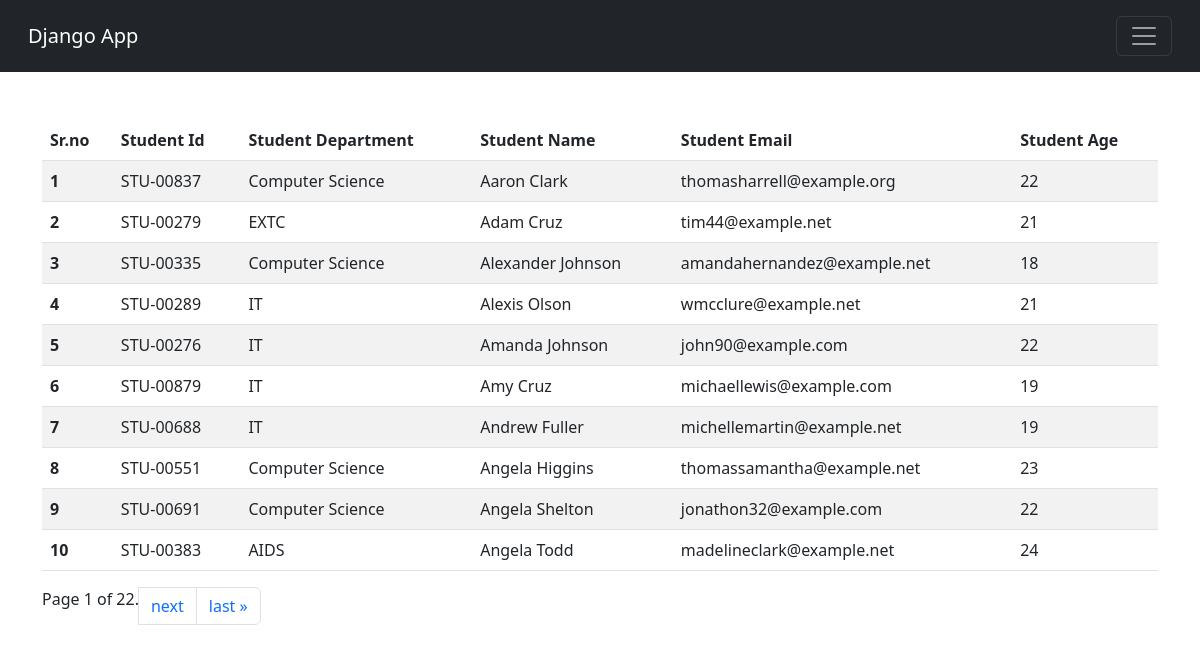
The page /students/ on the database its author committed.
### vegetable/models.py (models this page shows)
class Student(models.Model):
    department = models.ForeignKey(Department, related_name="depart", on_delete=models.CASCADE)
    studentId = models.OneToOneField(StudentID, related_name="studentid", on_delete=models.CASCADE)
    studentName = models.CharField(max_length=100)
    studentEmail = models.EmailField(unique=True)
    studentAge = models.IntegerField(default=1)
    studentAddress = models.TextField()
    def __str__(self) -> str:
        return self.studentName
    class Meta:
        ordering = ['studentName']
        verbose_name = "student"

class StudentID(models.Model):
    studentId = models.CharField(max_length=100)
    def __str__(self) -> str:
        return self.studentId

class Department(models.Model):
    department = models.CharField(max_length=100)
    def __str__(self) -> str:
        return self.department
    class Meta:
        ordering = ['department']

### vegetable/views.py (the view)
# urls.py: path("students/",getStudents, name="StudentPage"),
def getStudents(request):
    querySet = Student.objects.all()
    paginator = Paginator(querySet, 10)  # Show 25 contacts per page.
    page_number = request.GET.get("page", 1)
    page_obj = paginator.get_page(page_number)
    print(page_obj.object_list)
    context = {'querySet' : page_obj }
    return render(request, 'report/students.html', context)

### vegetable/templates/report/students.html (shortened to what this page needs)
{% extends "base.html" %}
{% block start %}
    <div class="container mt-5">
        <table class="table table-striped table-hover">
            <thead>
              <tr>
                <th scope="col">Sr.no</th>
                <th scope="col">Student Id</th>
                <th scope="col">Student Department</th>
                <th scope="col">Student Name</th>
                <th scope="col">Student Email</th>
                <th scope="col">Student Age</th>
              </tr>
            </thead>
            <tbody>
                {% for student in querySet %}
              <tr>
                <th scope="row">{{ forloop.counter }}</th>
                <td>{{student.studentId}}</td>
                <td>{{student.department}}</td>
                <td>{{student.studentName}}</td>
                <td>{{student.studentEmail}}</td>
                <td>{{student.studentAge}}</td>
              </tr>
              {% endfor %}
            </tbody>
            </table>
              <nav aria-label="Page navigation example">
              <ul class="pagination">
                    <span class="current">
                        Page {{ querySet.number }} of {{ querySet.paginator.num_pages }}.
                    </span>
                    {% if querySet.has_next %}
                    <li class="page-item"> <a class="page-link" href="?page={{ querySet.next_page_number }}">next</a></li>
                        <li class="page-item"><a class="page-link" href="?page={{ querySet.paginator.num_pages }}">last &raquo;</a></li>
                    {% endif %}
        </ul>
        </nav>
    </div>
{% endblock %}

### home/templates/base.html (shortened to what this page needs)
<!DOCTYPE html>
<html lang="en">
<head>
    <link href="https://cdn.jsdelivr.net/npm/bootstrap@5.3.0/dist/css/bootstrap.min.css" rel="stylesheet">
</head>
<body>
    <nav class="navbar p-3   bg-dark mb-3" data-bs-theme="dark">
        <div class="container-fluid">
          <a class="navbar-brand">Django App</a>
          <button class="navbar-toggler" type="button" data-bs-toggle="collapse" data-bs-target="#navbarNavDropdown" aria-controls="navbarNavDropdown" aria-expanded="false" aria-label="Toggle navigation">
            <span class="navbar-toggler-icon"></span>
          </button>
        </div>
      </nav>
    {% block start %}
    {% endblock %}
</body>
</html>

### rows shown on the page
Student: studentId "STU-00837", department "Computer Science", studentName "Aaron Clark", studentEmail "thomasharrell@example.org", studentAge "22"
Student: studentId "STU-00279", department "EXTC", studentName "Adam Cruz", studentEmail "tim44@example.net", studentAge "21"
Student: studentId "STU-00335", department "Computer Science", studentName "Alexander Johnson", studentEmail "amandahernandez@example.net", studentAge "18"
Student: studentId "STU-00289", department "IT", studentName "Alexis Olson", studentEmail "wmcclure@example.net", studentAge "21"
Student: studentId "STU-00276", department "IT", studentName "Amanda Johnson", studentEmail "john90@example.com", studentAge "22"
Student: studentId "STU-00879", department "IT", studentName "Amy Cruz", studentEmail "michaellewis@example.com", studentAge "19"
Student: studentId "STU-00688", department "IT", studentName "Andrew Fuller", studentEmail "michellemartin@example.net", studentAge "19"
Student: studentId "STU-00551", department "Computer Science", studentName "Angela Higgins", studentEmail "thomassamantha@example.net", studentAge "23"
Student: studentId "STU-00691", department "Computer Science", studentName "Angela Shelton", studentEmail "jonathon32@example.com", studentAge "22"
Student: studentId "STU-00383", department "AIDS", studentName "Angela Todd", studentEmail "madelineclark@example.net", studentAge "24"

### other values the page prints
{{ querySet.number }} "1"
{{ querySet.paginator.num_pages }} "22"
